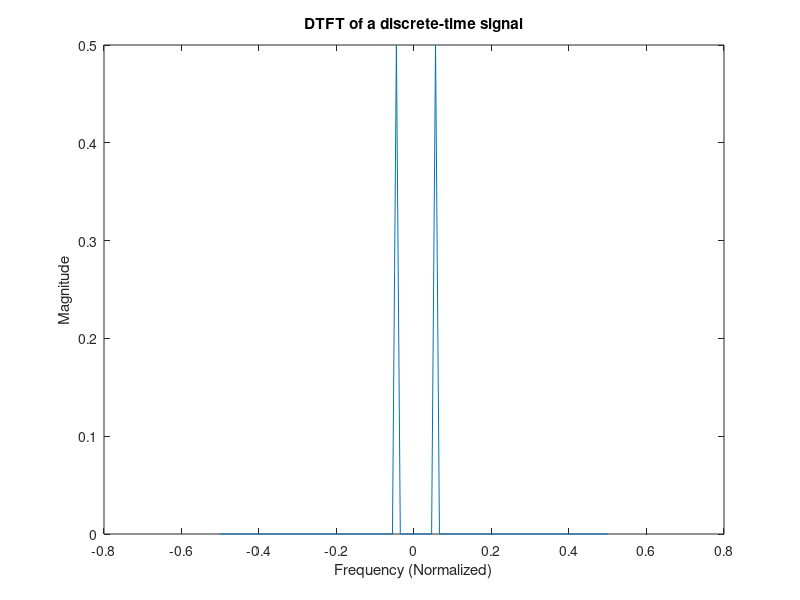

Reproduce this figure in MATLAB.
clc
clear all;
close all;
n = 0:99; % Define the discrete-time signal
x = cos(2*pi*0.05*n); % Define the signal values
N = length(x); % Find the length of the signal
f = linspace(-0.5, 0.5, N); % Define the frequency axis
X = zeros(1, N); % Preallocate the DTFT vector
for k = 1:N
    for n = 1:N
        X(k) = X(k) + x(n) * exp(-1i * 2 * pi * (k-1) * (n-1) / N);
    end
end
X = X / N; % Normalize the DTFT
plot(f, abs(fftshift(X))) % Plot the magnitude of the DTFT
xlabel('Frequency (Normalized)')
ylabel('Magnitude')
title('DTFT of a discrete-time signal')